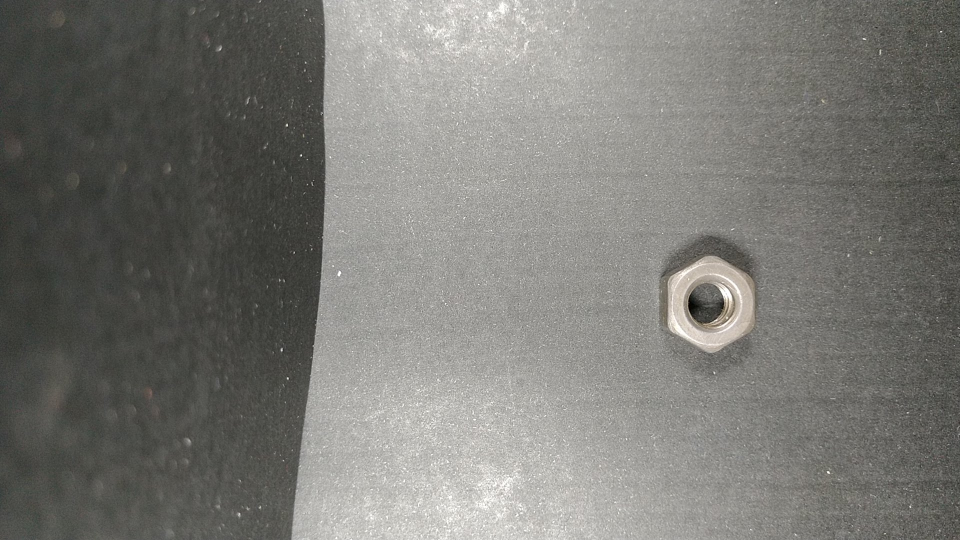
#> input picture Data Base/Tuercas/photo9.jpg, 1920 x 1080 px, found by its file name (shown at 1/2 size)
$ python basededatos10.py   (older library calls are emulated)
#> lines starting #> are read from the running program, lines starting #| are printed output that depends on the picture
import numpy as np

from matplotlib import pyplot as plt
import matplotlib.patches as mpatches
plt.rcParams['image.cmap'] = 'gray'

from mpl_toolkits.mplot3d import Axes3D

from skimage import io, color, img_as_float, filters
from skimage.feature import hog

import cv2
import mahotas

#Pre procesamiento
def img2grey(image, mode='sk'):
    if (mode=='sk'):
        gray = color.rgb2gray(image)
    elif (mode=='cv'):
        gray = cv2.cvtColor(image, cv2.COLOR_BGR2GRAY)
    return gray

def normSize(image, size=(tuple((500, 400)))): #Paso del tamano 1080x1220 a 500x400
    image = cv2.resize(image, size)
    return image

#Filtracion
def imgClean(image, sigma=1, mode='sk'):
    if (mode == 'sk'):
        clean = filters.gaussian(image, sigma)
    elif (mode == 'cv'):
        clean = cv2.GaussianBlur(image, (3, 3), 0)
    return clean

def imgEdge(image, mode='sk'):
    if (mode == 'sk'):
        edge = filters.sobel(image)
    elif (mode == 'cv'):
        edge = cv2.Laplacian(image, cv2.CV_64F)
    return edge

#Segmentacion
def threshold(image, mode='sk'):
    if (mode == 'sk'):
        th = filters.threshold_isodata(image)
    elif (mode == 'cv'):
        ret, th = cv2.threshold(image, 0, 255,
                                cv2.THRESH_BINARY+cv2.THRESH_OTSU)
    return (image < th)

#Extraccion de Rasgos
def m_hog(image):
    feature = hog(image, block_norm='L2-Hys').ravel()
    return feature

def hu_moments(image):
    feature = cv2.HuMoments(cv2.moments(image)).flatten()
    return feature

def haralick(image):
    feature= mahotas.features.haralick(image).mean(axis=0)
    return feature

def color_histogram(image, mask=None, bins=8):
    image = cv2.cvtColor(image, cv2.COLOR_BGR2HSV)
    hist = cv2.calcHist([image], [0, 1, 2], None, [bins, bins, bins],
                        [0, 256, 0, 256, 0, 256])
    cv2.normalize(hist, hist)
    feature = hist.flatten()
    return feature

#Redimensionamiento
def stats(arr):

    sum = 0
    for value in arr:
        sum += value
    med = sum / len(arr)
    sum = 0
    for value in arr:
        sum += np.power((value - med), 2)
    dstd = np.sqrt(sum / (len(arr) - 1))

    return med, dstd

# [5 lines of commented-out code are left out]

tornillo = io.ImageCollection('./Data Base/YTrain/YTornillos/*.png:./Data Base/YTrain/YTornillos/*.jpg')
tuerca = io.ImageCollection('./Data Base/YTrain/YTuercas/*.png:./Data Base/YTrain/YTuercas/*.jpg')
arandela = io.ImageCollection('./Data Base/YTrain/YArandelas/*.png:./Data Base/YTrain/YArandelas/*.jpg')
clavo = io.ImageCollection('./Data Base/YTrain/YClavos/*.png:./Data Base/YTrain/YClavos/*.jpg')

class Elemento:
    def __init__(self):
        self.label = None
        self.image = None
        self.feature = []
        self.distance = 0

def ft_extract(image):
    image = normSize(image)
    aux = img2grey(image, mode='cv')
    aux = imgClean(aux, mode='cv')
    aux = imgEdge(aux)
    # aux = threshold(aux, mode='cv')

    # image_fht = haralick(aux)
    image_fhm = hu_moments(aux)
    # [8 lines of commented-out code are left out]
    return aux, [image_fhm[0], image_fhm[1], image_fhm[3]]

#Analisis de datos
fig = plt.figure()
ax = fig.add_subplot(111, projection='3d')

data = []
i = 0

# Analisis de tornillos
iter = 0
for objeto in tornillo:
    data.append(Elemento())
    data[i].label = 'Tornillo'
    data[i].image, data[i].feature = ft_extract(objeto)
    # print(data[i].feature.shape)
    ax.scatter(data[i].feature[0], data[i].feature[1], data[i].feature[2], c='y', marker='o')
    i += 1
    iter += 1
print("Tornillos OK")

# Analisis de tuercas
iter = 0
for objeto in tuerca:
    data.append(Elemento())
    data[i].label = 'Tuerca'
    data[i].image, data[i].feature = ft_extract(objeto)
    ax.scatter(data[i].feature[0], data[i].feature[1], data[i].feature[2], c='r', marker='o')
    i += 1
    iter += 1
print("Tuercas OK")

# Analisis de arandelas
iter = 0
for objeto in arandela:
    data.append(Elemento())
    data[i].label = 'Arandela'
    data[i].image, data[i].feature = ft_extract(objeto)
    ax.scatter(data[i].feature[0], data[i].feature[1], data[i].feature[2], c='b', marker='o')
    i += 1
    iter += 1
print("Arandelas OK")

# Analisis de clavos
iter = 0
for objeto in clavo:
    data.append(Elemento())
    data[i].label = 'Clavo'
    data[i].image, data[i].feature = ft_extract(objeto)
    ax.scatter(data[i].feature[0], data[i].feature[1], data[i].feature[2], c='g', marker='o')
    i += 1
    iter += 1
print("Clavos OK")

ax.grid(True)
ax.set_title("Analisis de la base de datos")

yellow_patch = mpatches.Patch(color='yellow', label='Tornillo')
red_patch = mpatches.Patch(color='red', label='Tuerca')
blue_patch = mpatches.Patch(color='blue', label='Arandela')
green_patch = mpatches.Patch(color='green', label='Clavo')
plt.legend(handles=[yellow_patch, red_patch, blue_patch, green_patch])

ax.set_xlabel('comp1')
ax.set_ylabel('comp2')
ax.set_zlabel('comp3')

##Si se quiere ver el "Elemento  evaluar" en el grafico su linea de codigo debe ir aca

plt.show()

print("Analisis completo")
#Cantidad de data
print("Cantidad de imagenes analizadas:")
print(len(data))

# Elemento a evaluar
test = Elemento()

#image = io.imread('./Data Base/YTest/ZClavos/photo99.jpg')
image = io.imread('./Data Base/YTrain/YTuercas/photo9.jpg')
#> image is the input picture: shape (1080, 1920, 3); mean R, G, B 121.9, 121.4, 116.8


#image = io.imread('./ejemplos/arandela10_test.jpg') ##Esto es algo que podriamos variar por teclado
test.image, test.feature = ft_extract(image)
#> in normSize, `image = cv2.resize(image, size)`:
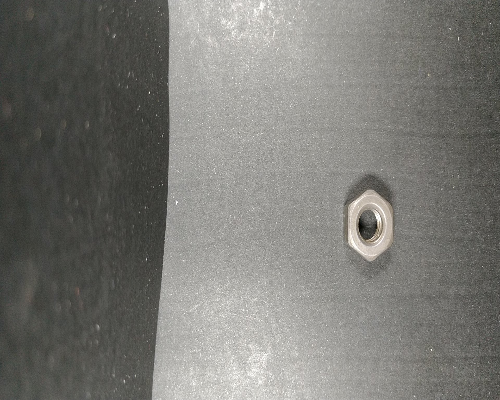
#> image: shape (400, 500, 3); mean of channels 0, 1, 2 121.8, 121.3, 116.7; drawn as R, G, B
#> in imgEdge, `edge = filters.sobel(image)`:
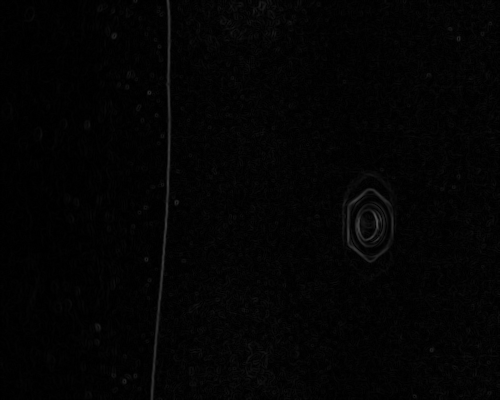
#> edge: shape (400, 500) float64; min 0, max 0.322, mean 0.0156
#> in hu_moments, `feature = cv2.HuMoments(cv2.moments(image)).flatten()`: feature = [9.62, 1.32, 0.587, 4.09, -5.95, 3.79, -2.18]
#> test.feature = [9.62, 1.32, 4.09]
test.label = 'Arandela' # label inicial ##Esto es algo que podriamos variar por teclado

ax.scatter(test.feature[0], test.feature[1], test.feature[2], c='k', marker='o')
fig

#KNN
i = 0
sum = 0
#> (the run stopped early here; a loop or call above may not have finished)

$ run again, with Data Base/Clavos/photo99.jpg copied over Data Base/Tuercas/photo9.jpg
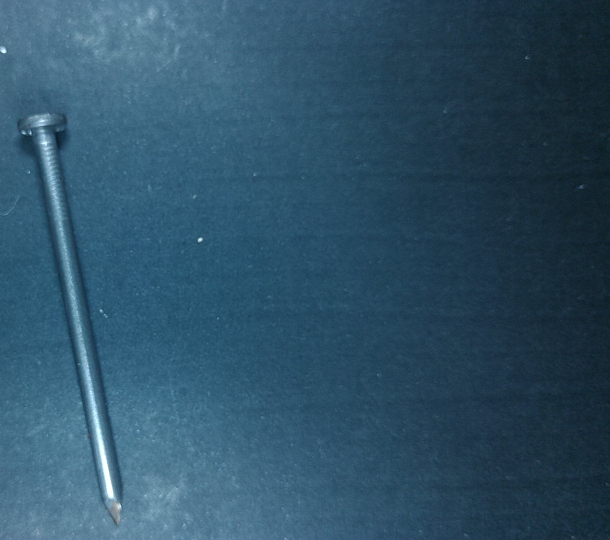
#> input picture Data Base/Clavos/photo99.jpg, 1220 x 1080 px, found by its file name (shown at 1/2 size)
#> image is the input picture: shape (1080, 1220, 3); mean R, G, B 46.6, 81.5, 103.1
#> image: shape (400, 500, 3)
#> in img2grey, `gray = cv2.cvtColor(image, cv2.COLOR_BGR2GRAY)`:
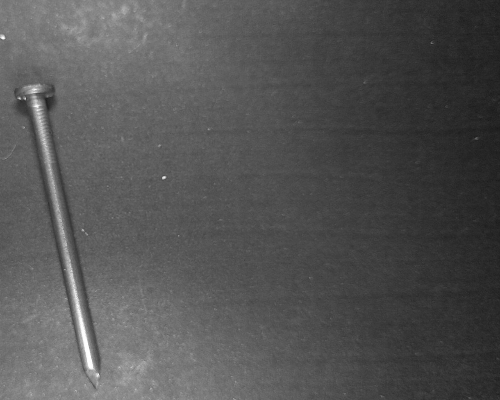
#> gray: shape (400, 500); min 25, max 255, mean 83.9
#> in imgEdge, `edge = filters.sobel(image)`:
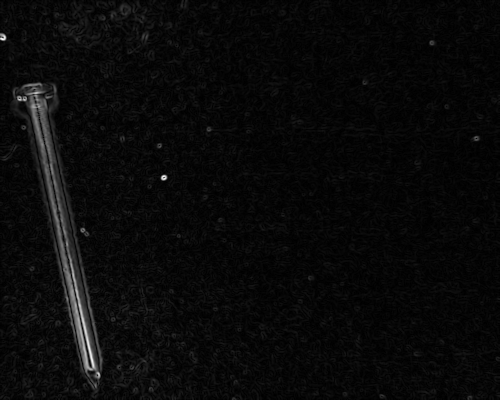
#> edge: shape (400, 500) float64; min 0, max 0.262, mean 0.0104; drawn with min black and max white
#> feature = [16, 10.74, 287.1, 493.4, 171013.6, 1555.1, 72446.4]
#> image_fhm has the same summary as feature in hu_moments
#> test.feature = [16, 10.74, 493.4]
